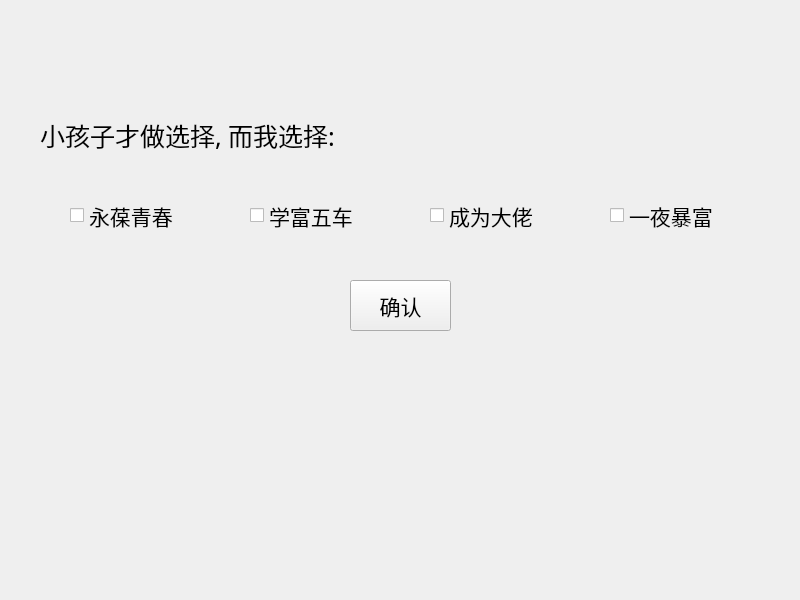
<?xml version="1.0" encoding="UTF-8"?>
<ui version="4.0">
 <class>Widget</class>
 <widget class="QWidget" name="Widget">
  <property name="geometry">
   <rect>
    <x>0</x>
    <y>0</y>
    <width>800</width>
    <height>600</height>
   </rect>
  </property>
  <property name="windowTitle">
   <string>Widget</string>
  </property>
  <widget class="QCheckBox" name="checkBox">
   <property name="geometry">
    <rect>
     <x>70</x>
     <y>200</y>
     <width>151</width>
     <height>31</height>
    </rect>
   </property>
   <property name="font">
    <font>
     <family>HarmonyOS Sans SC</family>
     <pointsize>16</pointsize>
    </font>
   </property>
   <property name="text">
    <string>永葆青春</string>
   </property>
   <property name="tristate">
    <bool>false</bool>
   </property>
  </widget>
  <widget class="QLabel" name="label">
   <property name="geometry">
    <rect>
     <x>40</x>
     <y>110</y>
     <width>721</width>
     <height>51</height>
    </rect>
   </property>
   <property name="font">
    <font>
     <family>HarmonyOS Sans SC</family>
     <pointsize>19</pointsize>
    </font>
   </property>
   <property name="text">
    <string>小孩子才做选择, 而我选择:</string>
   </property>
  </widget>
  <widget class="QCheckBox" name="checkBox_2">
   <property name="geometry">
    <rect>
     <x>250</x>
     <y>200</y>
     <width>151</width>
     <height>31</height>
    </rect>
   </property>
   <property name="font">
    <font>
     <family>HarmonyOS Sans SC</family>
     <pointsize>16</pointsize>
    </font>
   </property>
   <property name="text">
    <string>学富五车</string>
   </property>
   <property name="tristate">
    <bool>false</bool>
   </property>
  </widget>
  <widget class="QCheckBox" name="checkBox_3">
   <property name="geometry">
    <rect>
     <x>430</x>
     <y>200</y>
     <width>151</width>
     <height>31</height>
    </rect>
   </property>
   <property name="font">
    <font>
     <family>HarmonyOS Sans SC</family>
     <pointsize>16</pointsize>
    </font>
   </property>
   <property name="text">
    <string>成为大佬</string>
   </property>
   <property name="tristate">
    <bool>false</bool>
   </property>
  </widget>
  <widget class="QCheckBox" name="checkBox_4">
   <property name="geometry">
    <rect>
     <x>610</x>
     <y>200</y>
     <width>151</width>
     <height>31</height>
    </rect>
   </property>
   <property name="font">
    <font>
     <family>HarmonyOS Sans SC</family>
     <pointsize>16</pointsize>
    </font>
   </property>
   <property name="text">
    <string>一夜暴富</string>
   </property>
   <property name="tristate">
    <bool>false</bool>
   </property>
  </widget>
  <widget class="QPushButton" name="pushButton">
   <property name="geometry">
    <rect>
     <x>350</x>
     <y>280</y>
     <width>101</width>
     <height>51</height>
    </rect>
   </property>
   <property name="font">
    <font>
     <family>HarmonyOS Sans SC</family>
     <pointsize>16</pointsize>
    </font>
   </property>
   <property name="text">
    <string>确认</string>
   </property>
  </widget>
 </widget>
 <resources/>
 <connections/>
</ui>
